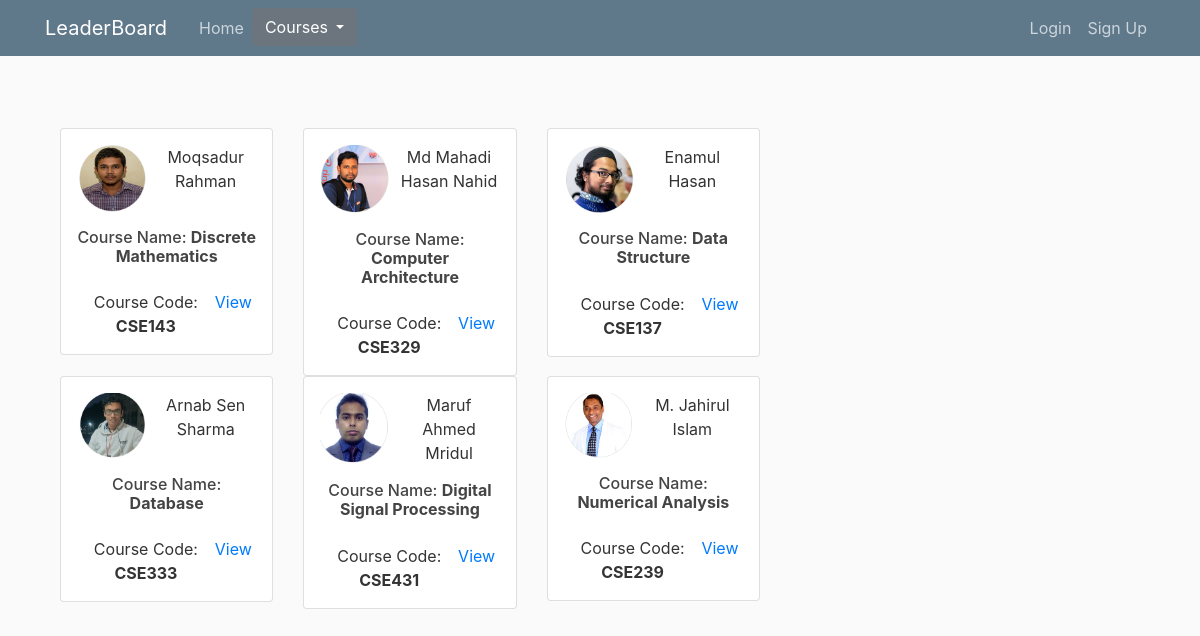
The app's page /courses/availableClasses/ with its own data.
### courses/models.py (models this page shows, shortened)
class Courses(models.Model):
    course_name = models.CharField(max_length=120)
    course_code = models.CharField(max_length=6)
    course_description = models.CharField(max_length = 500)
    teacher_name = models.CharField(max_length=120)
    teacher = models.ForeignKey(TeacherInfo,on_delete=models.CASCADE,blank=True,null=True)

### courses/views.py (the view, shortened to what this page needs)
# urls.py: path('courses/availableClasses/', course_views.showAvailableCourses, name='availableClasses'),
def showAvailableCourses(request):
    li1 = []
    li2 = []
    li1 =  Courses.objects.all()
    obj1 = TeacherInfo.objects.all()
    s1 = ""
    for i in li1:
        for j in obj1:
            if(i.teacher_name == j.full_name):
                li2.append(j.uploaded_image.url)
                break
    mylist = zip(li1, li2)
    c_user = request.user
    ans = 0
    return render(request, 'courses/courselist.html', {'context': li1, "context1" : ans, 'context2':mylist})

### courses/templates/courses/courselist.html (shortened to what this page needs)
{% extends "scmfal/base1.html" %}
{% block content %}
<div class="container mt-5">
<div class="row text-center">
{% for i,j in context2 %}
  <div class="col-md-4">
<div class="card p-3">
  <div class="d-flex flex-row mb-3"><img src="{{j}}" width="70">
    <div class="d-flex flex-column ml-2">{{i.teacher_name}}</div>
  </div>
<h6>Course Name: <b>{{i.course_name}}</b></h6>
<div class="d-flex justify-content-between install mt-3"><span>Course Code: <b>{{i.course_code}}</b></span><span class="text-primary"><a href="http://127.0.0.1:8000/courses/availableClasses/{{i.course_name}}">View&nbsp;</a></span></div>
  </div>
</div>
  {% endfor %}
</div>
</div>
{% endblock content %}

### scmfal/templates/scmfal/base1.html (shortened to what this page needs)
{% load static %}
<!DOCTYPE html>
<html>
    <head>
        <link rel="stylesheet" href="https://maxcdn.bootstrapcdn.com/bootstrap/4.0.0/css/bootstrap.min.css">
        <link rel="stylesheet" type="text/css" href="{% static 'scmfal/main.css' %}">
    </head>
<body>
    <header class="site-header">
        <nav class="navbar navbar-expand-md navbar-dark bg-steel fixed-top">
          <div class="container">
            <a class="navbar-brand mr-4" href="{% url 'leaderBoard' %}">LeaderBoard</a>
            <div class="collapse navbar-collapse" id="navbarToggle">
              <div class="navbar-nav mr-auto">
                <a class="nav-item nav-link" href="{% url 'course-home' %}">Home</a>
                <div class="dropdown">
                  <button class="btn btn-secondary dropdown-toggle" type="button" id="dropdownMenuButton" data-toggle="dropdown" aria-haspopup="true" aria-expanded="false">
                   Courses
                  </button>
                </div>
              </div>
              <div class="navbar-nav">
                {% if user.is_authenticated %}
                <a class="nav-item nav-link" href="{% url 'notifications' %}">Notification</a>
                  <a class="nav-item nav-link" href="{% url 'profile' %}">Profile</a>
                  <a class="nav-item nav-link" href="{% url 'logout' %}">Logout</a>
                {% else %}
                  <a class="nav-item nav-link" href="{% url 'login' %}">Login</a>
                  <a class="nav-item nav-link" href="{% url 'int_register' %}">Sign Up</a>
                {% endif %}
              </div>
            </div>
          </div>
        </nav>
      </header>
      <main role="main" class="container">
        <div class="row">
          <div class="col-md-8">
            {% block content %}
            {% endblock %}
          </div>
        </div>
      </main>
</body>
</html>

### scmfal/static/scmfal/main.css (style rules this page uses)
body { background: #fafafa; color: #333333; margin-top: 5rem; }
div.col-md-4 { opacity: 2.0; }
h1, h2, h3, h4, h5, h6 { color: #444444; }
.bg-steel { background-color: #5f788a; }
.site-header .navbar-nav .nav-link { color: #cbd5db; }

### records on screen
Courses: shows a picture, teacher_name "Moqsadur Rahman", course_name "Discrete Mathematics", course_code "CSE143"
Courses: shows a picture, teacher_name "Md Mahadi Hasan Nahid", course_name "Computer Architecture", course_code "CSE329"
Courses: shows a picture, teacher_name "Enamul Hasan", course_name "Data Structure", course_code "CSE137"
Courses: shows a picture, teacher_name "Arnab Sen Sharma", course_name "Database", course_code "CSE333"
Courses: shows a picture, teacher_name "Maruf Ahmed Mridul", course_name "Digital Signal Processing", course_code "CSE431"
Courses: shows a picture, teacher_name "M. Jahirul Islam", course_name "Numerical Analysis", course_code "CSE239"
